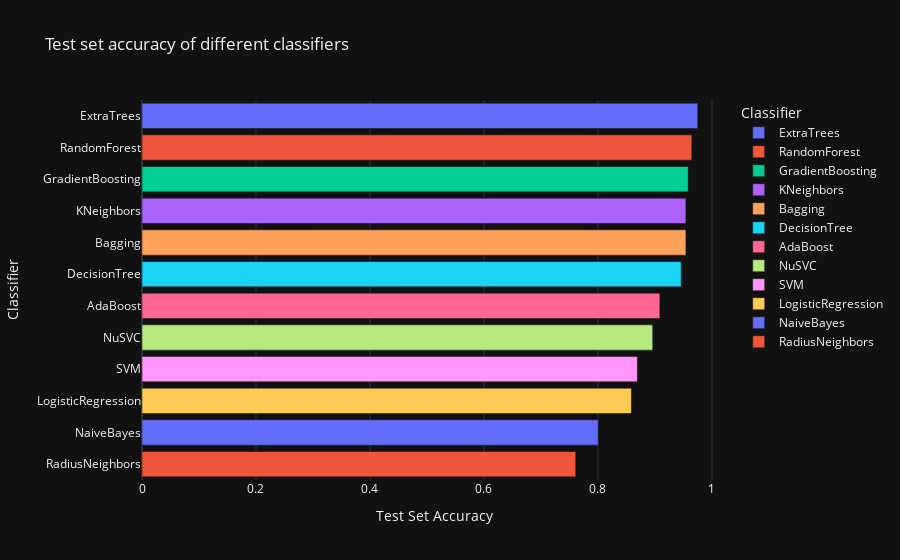

This figure's notebook cell:
### Markdown cell above
#### Model training and evaluation

### Code cell
best_overall_model_name = None
best_overall_accuracy = 0.0
results = []

with open(f'{OUTPUT_PATH}model_eval_results.txt', 'w') as file:
    for classifier in classifiers:
        file.write(f"Training and evaluating {classifier['name']}...\n")

        pipeline = Pipeline([
            ('classifier', classifier['classifier']),
        ])

        grid_search = GridSearchCV(pipeline, classifier['param_grid'], cv=5, scoring='accuracy')
        grid_search.fit(X_train, y_train)

        best_params = grid_search.best_params_
        best_model = grid_search.best_estimator_

        y_pred = best_model.predict(X_test)
        test_accuracy = accuracy_score(y_test, y_pred)

        file.write(f"{classifier['name']} Test Set Accuracy: {test_accuracy:.4f}\n")

        conf_matrix = confusion_matrix(y_test, y_pred)
        class_report = classification_report(y_test, y_pred)
        file.write(f"{classifier['name']} Confusion Matrix:\n{conf_matrix}\n")
        file.write(f"{classifier['name']} Classification Report:\n{class_report}\n")

        result = {
            'name': classifier['name'],
            'test_accuracy': test_accuracy,
            'best_params': best_params,
            'conf_matrix': conf_matrix,
            'class_report': class_report,
        }

        results.append(result)

        if test_accuracy > best_overall_accuracy:
            best_overall_model_name = classifier['name']
            best_overall_accuracy = test_accuracy

        print(f"{classifier['name']} Test Set Accuracy: {test_accuracy*100:.2f}%")

        file.write(f"Best hyperparameters: {best_params}\n")
        file.write("\n" + "="*50 + "\n")

file.close()

df_results = pd.DataFrame(results)
df_results = df_results.sort_values(by='test_accuracy', ascending=False)

fig = px.bar(
    df_results, 
    x='test_accuracy', 
    y='name', 
    orientation='h', 
    title='Test set accuracy of different classifiers',
    color='name',
    labels={'name': 'Classifier'}
)

fig.update_layout(xaxis_title='Test Set Accuracy', yaxis_title='Classifier')
fig.show()


print("\nOverall best model:")
print(f"Model: {best_overall_model_name}")
print(f"Test Set Accuracy: {best_overall_accuracy*100:.2f}%")

### Figure 1 — Plotly figure (JSON) as saved in the notebook; plotly's stock layout.template omitted (floating-point values rounded to 4 significant figures)
{"data": [{"alignmentgroup": "True", "hovertemplate": "Classifier=%{y}<br>test_accuracy=%{x}<extra></extra>", "legendgroup": "ExtraTrees", "marker": {"color": "#636efa", "pattern": {"shape": ""}}, "name": "ExtraTrees", "offsetgroup": "ExtraTrees", "orientation": "h", "showlegend": true, "textposition": "auto", "type": "bar", "x": [0.9751], "xaxis": "x", "y": ["ExtraTrees"], "yaxis": "y"}, {"alignmentgroup": "True", "hovertemplate": "Classifier=%{y}<br>test_accuracy=%{x}<extra></extra>", "legendgroup": "RandomForest", "marker": {"color": "#EF553B", "pattern": {"shape": ""}}, "name": "RandomForest", "offsetgroup": "RandomForest", "orientation": "h", "showlegend": true, "textposition": "auto", "type": "bar", "x": [0.9647], "xaxis": "x", "y": ["RandomForest"], "yaxis": "y"}, {"alignmentgroup": "True", "hovertemplate": "Classifier=%{y}<br>test_accuracy=%{x}<extra></extra>", "legendgroup": "GradientBoosting", "marker": {"color": "#00cc96", "pattern": {"shape": ""}}, "name": "GradientBoosting", "offsetgroup": "GradientBoosting", "orientation": "h", "showlegend": true, "textposition": "auto", "type": "bar", "x": [0.9584], "xaxis": "x", "y": ["GradientBoosting"], "yaxis": "y"}, {"alignmentgroup": "True", "hovertemplate": "Classifier=%{y}<br>test_accuracy=%{x}<extra></extra>", "legendgroup": "KNeighbors", "marker": {"color": "#ab63fa", "pattern": {"shape": ""}}, "name": "KNeighbors", "offsetgroup": "KNeighbors", "orientation": "h", "showlegend": true, "textposition": "auto", "type": "bar", "x": [0.9543], "xaxis": "x", "y": ["KNeighbors"], "yaxis": "y"}, {"alignmentgroup": "True", "hovertemplate": "Classifier=%{y}<br>test_accuracy=%{x}<extra></extra>", "legendgroup": "Bagging", "marker": {"color": "#FFA15A", "pattern": {"shape": ""}}, "name": "Bagging", "offsetgroup": "Bagging", "orientation": "h", "showlegend": true, "textposition": "auto", "type": "bar", "x": [0.9543], "xaxis": "x", "y": ["Bagging"], "yaxis": "y"}, {"alignmentgroup": "True", "hovertemplate": "Classifier=%{y}<br>test_accuracy=%{x}<extra></extra>", "legendgroup": "DecisionTree", "marker": {"color": "#19d3f3", "pattern": {"shape": ""}}, "name": "DecisionTree", "offsetgroup": "DecisionTree", "orientation": "h", "showlegend": true, "textposition": "auto", "type": "bar", "x": [0.9459], "xaxis": "x", "y": ["DecisionTree"], "yaxis": "y"}, {"alignmentgroup": "True", "hovertemplate": "Classifier=%{y}<br>test_accuracy=%{x}<extra></extra>", "legendgroup": "AdaBoost", "marker": {"color": "#FF6692", "pattern": {"shape": ""}}, "name": "AdaBoost", "offsetgroup": "AdaBoost", "orientation": "h", "showlegend": true, "textposition": "auto", "type": "bar", "x": [0.9085], "xaxis": "x", "y": ["AdaBoost"], "yaxis": "y"}, {"alignmentgroup": "True", "hovertemplate": "Classifier=%{y}<br>test_accuracy=%{x}<extra></extra>", "legendgroup": "NuSVC", "marker": {"color": "#B6E880", "pattern": {"shape": ""}}, "name": "NuSVC", "offsetgroup": "NuSVC", "orientation": "h", "showlegend": true, "textposition": "auto", "type": "bar", "x": [0.896], "xaxis": "x", "y": ["NuSVC"], "yaxis": "y"}, {"alignmentgroup": "True", "hovertemplate": "Classifier=%{y}<br>test_accuracy=%{x}<extra></extra>", "legendgroup": "SVM", "marker": {"color": "#FF97FF", "pattern": {"shape": ""}}, "name": "SVM", "offsetgroup": "SVM", "orientation": "h", "showlegend": true, "textposition": "auto", "type": "bar", "x": [0.869], "xaxis": "x", "y": ["SVM"], "yaxis": "y"}, {"alignmentgroup": "True", "hovertemplate": "Classifier=%{y}<br>test_accuracy=%{x}<extra></extra>", "legendgroup": "LogisticRegression", "marker": {"color": "#FECB52", "pattern": {"shape": ""}}, "name": "LogisticRegression", "offsetgroup": "LogisticRegression", "orientation": "h", "showlegend": true, "textposition": "auto", "type": "bar", "x": [0.8586], "xaxis": "x", "y": ["LogisticRegression"], "yaxis": "y"}, {"alignmentgroup": "True", "hovertemplate": "Classifier=%{y}<br>test_accuracy=%{x}<extra></extra>", "legendgroup": "NaiveBayes", "marker": {"color": "#636efa", "pattern": {"shape": ""}}, "name": "NaiveBayes", "offsetgroup": "NaiveBayes", "orientation": "h", "showlegend": true, "textposition": "auto", "type": "bar", "x": [0.8004], "xaxis": "x", "y": ["NaiveBayes"], "yaxis": "y"}, {"alignmentgroup": "True", "hovertemplate": "Classifier=%{y}<br>test_accuracy=%{x}<extra></extra>", "legendgroup": "RadiusNeighbors", "marker": {"color": "#EF553B", "pattern": {"shape": ""}}, "name": "RadiusNeighbors", "offsetgroup": "RadiusNeighbors", "orientation": "h", "showlegend": true, "textposition": "auto", "type": "bar", "x": [0.7609], "xaxis": "x", "y": ["RadiusNeighbors"], "yaxis": "y"}], "layout": {"barmode": "relative", "legend": {"title": {"text": "Classifier"}, "tracegroupgap": 0}, "title": {"text": "Test set accuracy of different classifiers"}, "xaxis": {"anchor": "y", "domain": [0, 1], "title": {"text": "Test Set Accuracy"}}, "yaxis": {"anchor": "x", "categoryarray": ["RadiusNeighbors", "NaiveBayes", "LogisticRegression", "SVM", "NuSVC", "AdaBoost", "DecisionTree", "Bagging", "KNeighbors", "GradientBoosting", "RandomForest", "ExtraTrees"], "categoryorder": "array", "domain": [0, 1], "title": {"text": "Classifier"}}}}
